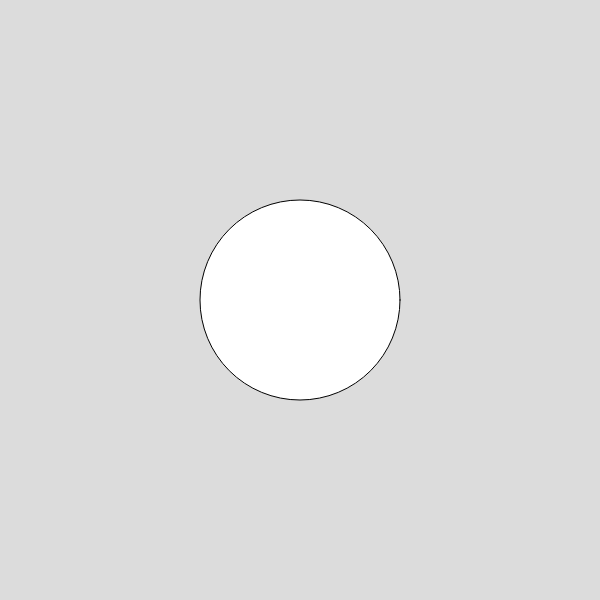
Frame 1 (no input)
Frame 2 (the mouse pressed at the canvas centre, redrawn once): identical to frame 1, image omitted

The p5.js sketch that drew this single still picture (run headless with seeded random() and noise() and a simulated clock; the mouse was pressed at the canvas centre and the sketch redrawn once):

// p5.js sketch
// ── sketch.js
let circle;
let isSliced = false;
let sliceStart, sliceEnd;
let slices = [];

function setup() {
  createCanvas(600, 600);
  circle = {
    x: width / 2,
    y: height / 2,
    r: 100
  };
  noLoop();
}

function draw() {
  background(220);
  if (!isSliced) {
    fill(255);
    ellipse(circle.x, circle.y, circle.r * 2);
  } else {
    drawSlices();
  }
}

function mousePressed() {
  sliceStart = createVector(mouseX, mouseY);
}

function mouseReleased() {
  sliceEnd = createVector(mouseX, mouseY);
  if (!isSliced && lineIntersectsCircle(sliceStart, sliceEnd, circle)) {
    isSliced = true;
    createSlices();
    loop(); // Start the animation loop only after the circle has been sliced
  }
}

function lineIntersectsCircle(start, end, circle) {
  let d1 = dist(circle.x, circle.y, start.x, start.y);
  let d2 = dist(circle.x, circle.y, end.x, end.y);
  return d1 < circle.r || d2 < circle.r;
}

function createSlices() {
  // Calculate the angle where the circle is sliced
  let angleStart = atan2(sliceStart.y - circle.y, sliceStart.x - circle.x);
  let angleEnd = atan2(sliceEnd.y - circle.y, sliceEnd.x - circle.x);

  // Ensure angleStart is less than angleEnd
  if (angleStart > angleEnd) {
    [angleStart, angleEnd] = [angleEnd, angleStart];
  }

  // If the slice goes through the circle, adjust the angles to wrap correctly
  if (angleEnd - angleStart > PI) {
    angleStart += TWO_PI;
  }

  // Create two slices as objects
  slices = [
    { start: angleStart, end: angleEnd, velocity: createVector(0, 0.5) },
    { start: angleEnd, end: angleStart + TWO_PI, velocity: createVector(0, 0.5) }
  ];
}

function drawSlices() {
  // Draw each slice
  slices.forEach(slice => {
    fill(150);
    beginShape();
    for (let angle = slice.start; angle <= slice.end; angle += 0.01) {
      let x = circle.x + circle.r * cos(angle);
      let y = circle.y + circle.r * sin(angle);
      vertex(x, y);
    }
    endShape(CLOSE);

    // Apply gravity to slices
    slice.velocity.y += 0.1;
    let gravity = createVector(0, slice.velocity.y);
    let moveX = circle.r / 2 * cos((slice.start + slice.end) / 2);
    let moveY = circle.r / 2 * sin((slice.start + slice.end) / 2);
    circle.x += moveX;
    circle.y += moveY;
    circle.x += gravity.x;
    circle.y += gravity.y;
  });

  // Check if both slices are off-screen
  if (slices.every(s => s.y > height)) {
    noLoop(); // Stop the animation loop
    resetCircle();
  }
}

function resetCircle() {
  // Reset the circle and all related variables
  isSliced = false;
  slices = [];
  circle.x = width / 2;
  circle.y = height / 2;
}
